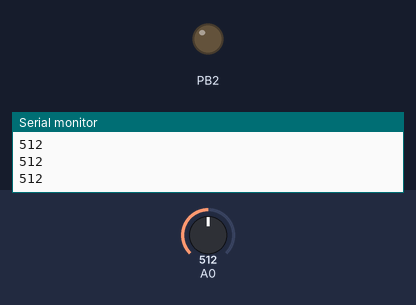
A sketch run on a simulated ATtiny85, built with avr-gcc and run on an emulated ATtiny85. On the bench: output pins drawn as LEDs (lit = HIGH), the last lines printed to the serial monitor. The inputs (shaded band) are chosen by the test bench; at power-on: A0 = 512.

Above: at 1.2 s.
1.3 s: A0 set to 313
2.8 s: A0 set to 290
At 3.5 s:
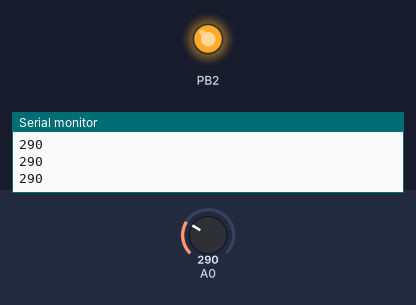
4.3 s: A0 set to 306
At 5.0 s:
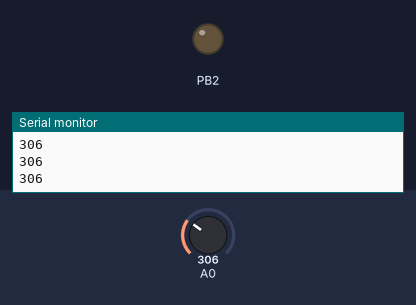
5.9 s: A0 set to 122
At 6.5 s:
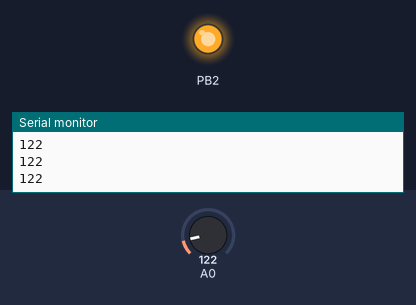
Timing chart, 0 to 8.5 s (numbered marks = the images above; inputs shaded):
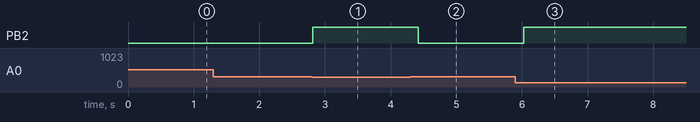

The sketch:

photoresistor.ino
```cpp
void setup() {
  // put your setup code here, to run once:
  pinMode(2, OUTPUT);
  Serial.begin(9600);
}

void loop() {
  // put your main code here, to run repeatedly:
  int val = analogRead(A0);
  Serial.println(val);

  if (val < 300)
  {
    digitalWrite(2, HIGH);
  }
  else
  {
    digitalWrite(2, LOW);
  }

  delay(200);
}
```

Measured:
- the behaviour switches between 300 and 299 on A0 (found by bisection; images 0 and 1)
- after the input at 2.8 s, PB2: LOW → HIGH at once
- after the input at 4.3 s, PB2: HIGH → LOW after 0.12 s
- after the input at 5.9 s, PB2: LOW → HIGH after 0.13 s
